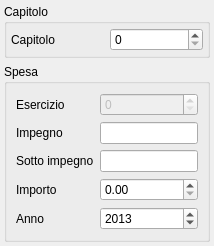
<?xml version="1.0" encoding="UTF-8"?>
<ui version="4.0">
 <class>Dialog</class>
 <widget class="QDialog" name="Dialog">
  <property name="geometry">
   <rect>
    <x>0</x>
    <y>0</y>
    <width>214</width>
    <height>223</height>
   </rect>
  </property>
  <property name="windowTitle">
   <string>Spesa su impegno esistente</string>
  </property>
  <layout class="QVBoxLayout" name="verticalLayout">
   <property name="margin">
    <number>4</number>
   </property>
   <item>
    <widget class="QGroupBox" name="groupBox_2">
     <property name="title">
      <string>Capitolo</string>
     </property>
     <layout class="QGridLayout" name="gridLayout_2" columnstretch="0,0">
      <property name="margin">
       <number>4</number>
      </property>
      <item row="0" column="1">
       <widget class="QSpinBox" name="spinBox_2">
        <property name="minimum">
         <number>0</number>
        </property>
        <property name="maximum">
         <number>999999</number>
        </property>
        <property name="value">
         <number>0</number>
        </property>
        <property name="column" stdset="0">
         <string>Capitolo</string>
        </property>
       </widget>
      </item>
      <item row="0" column="0">
       <widget class="QLabel" name="label_5">
        <property name="text">
         <string>Capitolo</string>
        </property>
       </widget>
      </item>
     </layout>
    </widget>
   </item>
   <item>
    <widget class="QGroupBox" name="groupBox_3">
     <property name="title">
      <string>Spesa</string>
     </property>
     <layout class="QGridLayout" name="gridLayout">
      <item row="0" column="0">
       <widget class="QLabel" name="label_11">
        <property name="text">
         <string>Esercizio</string>
        </property>
       </widget>
      </item>
      <item row="0" column="1">
       <widget class="QSpinBox" name="spinBox_esercizio">
        <property name="enabled">
         <bool>false</bool>
        </property>
        <property name="minimum">
         <number>0</number>
        </property>
        <property name="maximum">
         <number>2100</number>
        </property>
        <property name="value">
         <number>0</number>
        </property>
        <property name="column" stdset="0">
         <string>annoEsercizio</string>
        </property>
       </widget>
      </item>
      <item row="1" column="0">
       <widget class="QLabel" name="label_8">
        <property name="text">
         <string>Impegno</string>
        </property>
       </widget>
      </item>
      <item row="1" column="1">
       <widget class="QLineEdit" name="lineEdit_5">
        <property name="column" stdset="0">
         <string>impegno</string>
        </property>
       </widget>
      </item>
      <item row="2" column="0">
       <widget class="QLabel" name="label_9">
        <property name="text">
         <string>Sotto impegno</string>
        </property>
       </widget>
      </item>
      <item row="2" column="1">
       <widget class="QLineEdit" name="lineEdit_6">
        <property name="column" stdset="0">
         <string>sottoImpegno</string>
        </property>
       </widget>
      </item>
      <item row="3" column="0">
       <widget class="QLabel" name="label_4">
        <property name="text">
         <string>Importo</string>
        </property>
       </widget>
      </item>
      <item row="3" column="1">
       <widget class="QDoubleSpinBox" name="doubleSpinBox">
        <property name="column" stdset="0">
         <string>importo</string>
        </property>
       </widget>
      </item>
      <item row="4" column="0">
       <widget class="QLabel" name="label_10">
        <property name="text">
         <string>Anno</string>
        </property>
       </widget>
      </item>
      <item row="4" column="1">
       <widget class="QSpinBox" name="spinBox">
        <property name="minimum">
         <number>1900</number>
        </property>
        <property name="maximum">
         <number>2100</number>
        </property>
        <property name="value">
         <number>2013</number>
        </property>
        <property name="column" stdset="0">
         <string>annoImpegno</string>
        </property>
       </widget>
      </item>
     </layout>
    </widget>
   </item>
  </layout>
 </widget>
 <resources/>
 <connections/>
</ui>
